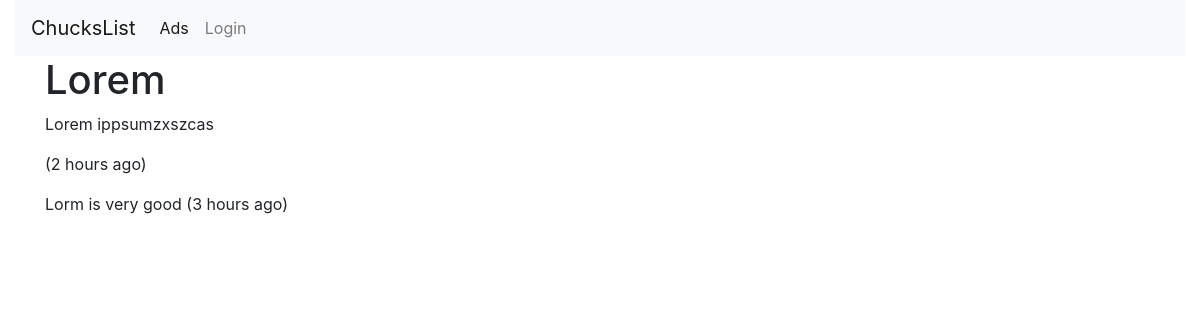
Page /forums/forum/1 on the committed database.
### forums/models.py (models this page shows, shortened)
class Forum(models.Model):
    title = models.CharField(
        max_length=200,
        validators=[MinLengthValidator(5, 'Tittle must be more than 5 characters')]
    )
    text = models.TextField()
    owner = models.ForeignKey(settings.AUTH_USER_MODEL, on_delete=models.CASCADE, related_name='forums_owned')
    comments = models.ManyToManyField(settings.AUTH_USER_MODEL, through='Comment', related_name='forum_comments')
    created_at = models.DateTimeField(auto_now_add=True)
    updated_at = models.DateTimeField(auto_now=True)

class Comment(models.Model):
    text = models.TextField(
        validators=[MinLengthValidator(3, 'Comment must be greater than 3 characters')]
    )
    forum = models.ForeignKey(Forum, on_delete=models.CASCADE)
    owner = models.ForeignKey(settings.AUTH_USER_MODEL, on_delete=models.CASCADE)
    created_at = models.DateTimeField(auto_now_add=True)
    updated_at = models.DateTimeField(auto_now=True)

### forums/views.py (the view)
# urls.py: path('forum/<int:pk>', views.ForumDetailView.as_view(), name='forum_detail'),
class ForumDetailView(DetailView):
    model = Forum
    template_name = 'forums/detail.html'
    def get(self, request, pk):
        forum = Forum.objects.get(id=pk)
        comments = Comment.objects.filter(forum=forum).order_by('-updated_at')
        comment_form = CommentForm()
        context = {'forum': forum, 'comments': comments, 'comment_form': comment_form}
        return render(request, self.template_name, context)

### forums/templates/forums/detail.html (shortened to what this page needs)
{% extends "base_bootstrap.html" %}
{% load crispy_forms_tags %}
{% load humanize %}
{% block content %}
    <h1>
        {{ forum.title }}
    </h1>
    <p>
        {{ forum.text }}
    </p>
    <p>
        ({{ forum.updated_at|naturaltime }})
    </p>
    {% for comment in comments %}
        <p> {{ comment.text }}
            ({{ comment.updated_at|naturaltime }})
        </p>
    {% endfor %}
{% endblock %}

### rows in the picture
Forum: title "Lorem", text "Lorem ippsumzxszcas", updated_at "2 hours ago"
Comment: text "Lorm is very good", updated_at "3 hours ago"
